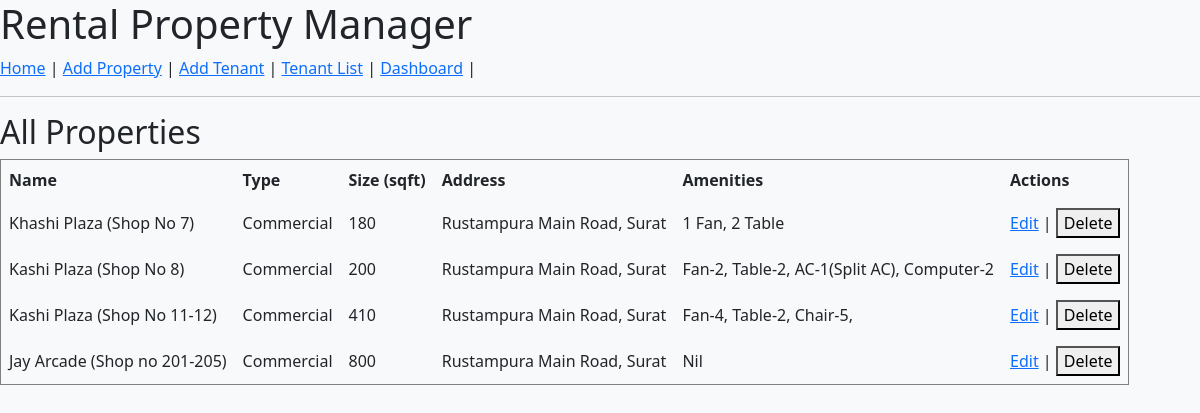
Page /properties (signed in) on the committed database.
### mainapp/models.py (models this page shows)
class Property(db.Model):
    id = db.Column(db.Integer, primary_key=True)  # Primary key for the Property table
    name = db.Column(db.String(100))              # Property name
    address = db.Column(db.String(200))           # Full address of the property
    property_type = db.Column(db.String(50))      # Type: Home or Commercial
    size_sqft = db.Column(db.Integer)             # Size in square feet
    amenities = db.Column(db.String(300))         # Comma-separated list of amenities

### mainapp/routes.py (the view)
@app_routes.route("/properties")
@login_required
def list_properties():
    properties = Property.query.all()  # Fetch all properties from the database
    return render_template("properties.html", properties=properties)  # Pass the list to the template

### templates/properties.html
{% extends 'base.html' %}
{% block content %}
<h2>All Properties</h2>
<table border="1" cellpadding="8" cellspacing="0">
    <tr>
        <th>Name</th>
        <th>Type</th>
        <th>Size (sqft)</th>
        <th>Address</th>
        <th>Amenities</th>
        <th>Actions</th>
    </tr>
    {% for p in properties %}
    <tr>
        <td>{{ p.name }}</td>
        <td>{{ p.property_type }}</td>
        <td>{{ p.size_sqft }}</td>
        <td>{{ p.address }}</td>
        <td>{{ p.amenities }}</td>
         <td>
            <a href="{{ url_for('edit_property', property_id=p.id) }}">Edit</a> |
            <form action="{{ url_for('delete_property', property_id=p.id) }}" method="POST" style="display:inline;">
                <button type="submit" onclick="return confirm('Are you sure?')">Delete</button>
            </form>
        </td>
    </tr>
    {% endfor %}
</table>
{% endblock %}

### rows in the picture
Property: name "Khashi Plaza (Shop No 7)", property_type "Commercial", size_sqft "180", address "Rustampura Main Road, Surat", amenities "1 Fan, 2 Table"
Property: name "Kashi Plaza (Shop No 8)", property_type "Commercial", size_sqft "200", address "Rustampura Main Road, Surat", amenities "Fan-2, Table-2, AC-1(Split AC), Computer-2"
Property: name "Kashi Plaza (Shop No 11-12)", property_type "Commercial", size_sqft "410", address "Rustampura Main Road, Surat", amenities "Fan-4, Table-2, Chair-5,"
Property: name "Jay Arcade (Shop no 201-205)", property_type "Commercial", size_sqft "800", address "Rustampura Main Road, Surat", amenities "Nil"
